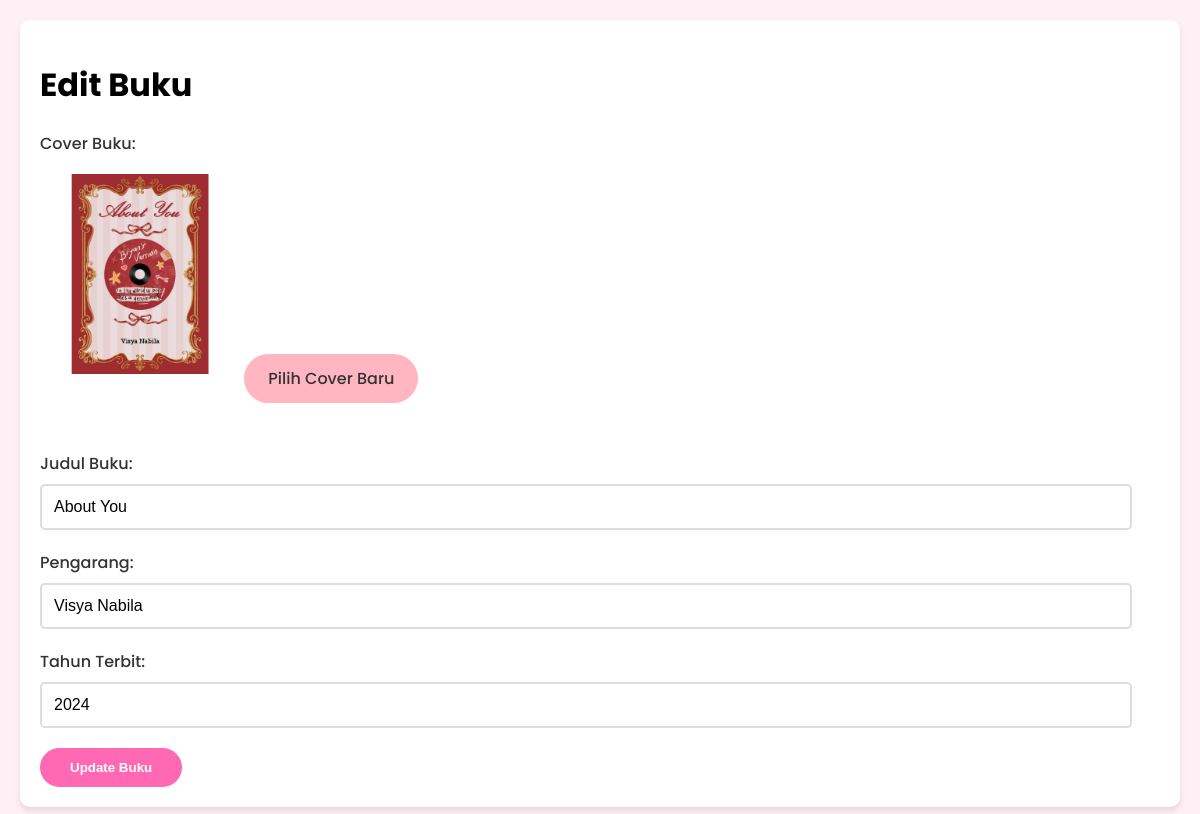
Screenshot of /edit_buku.php?id=16 (signed in) with the database file from the repository.
### tables this page shows
CREATE TABLE `buku` (
  `id` int NOT NULL,
  `judul` varchar(100) NOT NULL,
  `cover` varchar(255) DEFAULT NULL,
  `pengarang` varchar(100) NOT NULL,
  `penerbit` varchar(100) DEFAULT NULL,
  `tahun_terbit` int NOT NULL,
  `isbn` varchar(20) DEFAULT NULL,
  `jumlah_halaman` int DEFAULT NULL,
  `kategori` varchar(50) DEFAULT NULL,
  `deskripsi` text,
  `created_at` timestamp NULL DEFAULT CURRENT_TIMESTAMP,
  `updated_at` timestamp NULL DEFAULT CURRENT_TIMESTAMP ON UPDATE CURRENT_TIMESTAMP
);

### edit_buku.php (the view, shortened to what this page needs)
<?php
require 'koneksi.php';
$id = $conn->real_escape_string($_GET['id']);
$buku = $conn->query("SELECT * FROM buku WHERE id=$id")->fetch_assoc();
?>
<!DOCTYPE html>
<html>
<head>
    <link href="style.css" rel="stylesheet">
</head>
<body>
    <div class="container">
        <div class="card">
            <h1>Edit Buku</h1>
            <form method="POST" action="" enctype="multipart/form-data">
                <div class="form-group">
                    <label>Cover Buku:</label>
                    <?php if (!empty($buku['cover'])): ?>
                        <img src="uploads/<?= htmlspecialchars($buku['cover']) ?>" class="cover-preview">
                    <?php endif; ?>
                    <div class="file-upload">
                        <label for="cover">Pilih Cover Baru</label>
                    </div>
                </div>
                <div class="form-group">
                    <label>Judul Buku:</label>
                    <input type="text" name="judul" value="<?= htmlspecialchars($buku['judul']) ?>" required>
                </div>
                <div class="form-group">
                    <label>Pengarang:</label>
                    <input type="text" name="pengarang" value="<?= htmlspecialchars($buku['pengarang']) ?>" required>
                </div>
                <div class="form-group">
                    <label>Tahun Terbit:</label>
                    <input type="number" name="tahun_terbit" value="<?= htmlspecialchars($buku['tahun_terbit']) ?>" required>
                </div>
                <button type="submit" class="btn">Update Buku</button>
            </form>
        </div>
    </div>
</body>
</html>

### style.css (style rules this page uses)
:root { --primary-color: #ff69b4; --secondary-color: #ffb6c1; --accent-color: #ff1493; --bg-color: #fff0f5; --text-color: #333; }
body { font-family: "Poppins", sans-serif; background-color: var(--bg-color); margin: 0; padding: 0; }
.container { max-width: 1200px; margin: 0 auto; padding: 20px; }
.card { background: white; border-radius: 10px; padding: 20px; box-shadow: 0 4px 6px rgba(0, 0, 0, 0.1); margin-bottom: 20px; }
.btn { background-color: var(--primary-color); color: white; padding: 12px 24px; border: none; border-radius: 25px; cursor: pointer; transition: all 0.3s ease; text-decoration: none; display: inline-flex; align-items: center; justify-content: center; font-weight: 500; }
.form-group { margin-bottom: 20px; }
.form-group label { display: block; margin-bottom: 8px; color: var(--text-color); font-weight: 500; }
.form-group input { width: 95%; padding: 12px; border: 2px solid #ddd; border-radius: 5px; font-size: 16px; transition: all 0.3s ease; }
.file-upload { position: relative; display: inline-block; margin-bottom: 20px; }
.file-upload label { background: var(--secondary-color); color: var(--text-color); padding: 12px 24px; border-radius: 25px; cursor: pointer; display: inline-block; transition: all 0.3s ease; }
.cover-preview { max-width: 200px; margin: 10px 0; border-radius: 5px; }
.btn { padding: 12px 30px; border-radius: 30px; font-weight: 600; display: flex; align-items: center; gap: 8px; transition: all 0.3s ease; }
.btn::before { font-size: 1.2em; }

### rows the page displays
buku: cover (picture), judul "About You", pengarang "Visya Nabila", tahun_terbit "2024"
